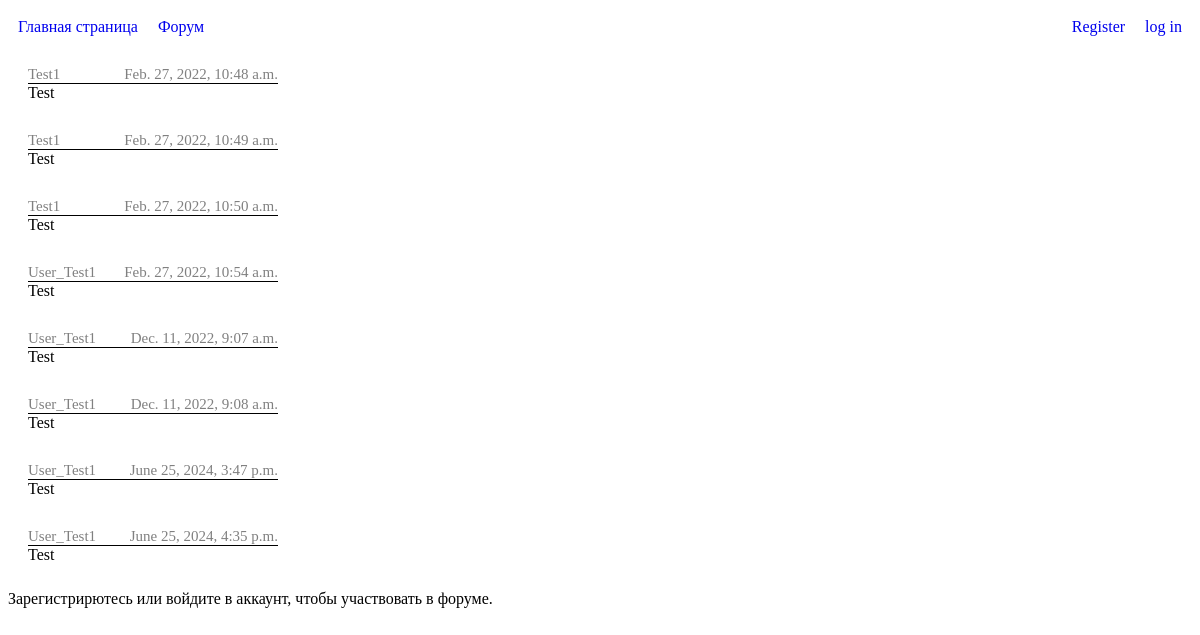
Before: /forum/ with the older database file.
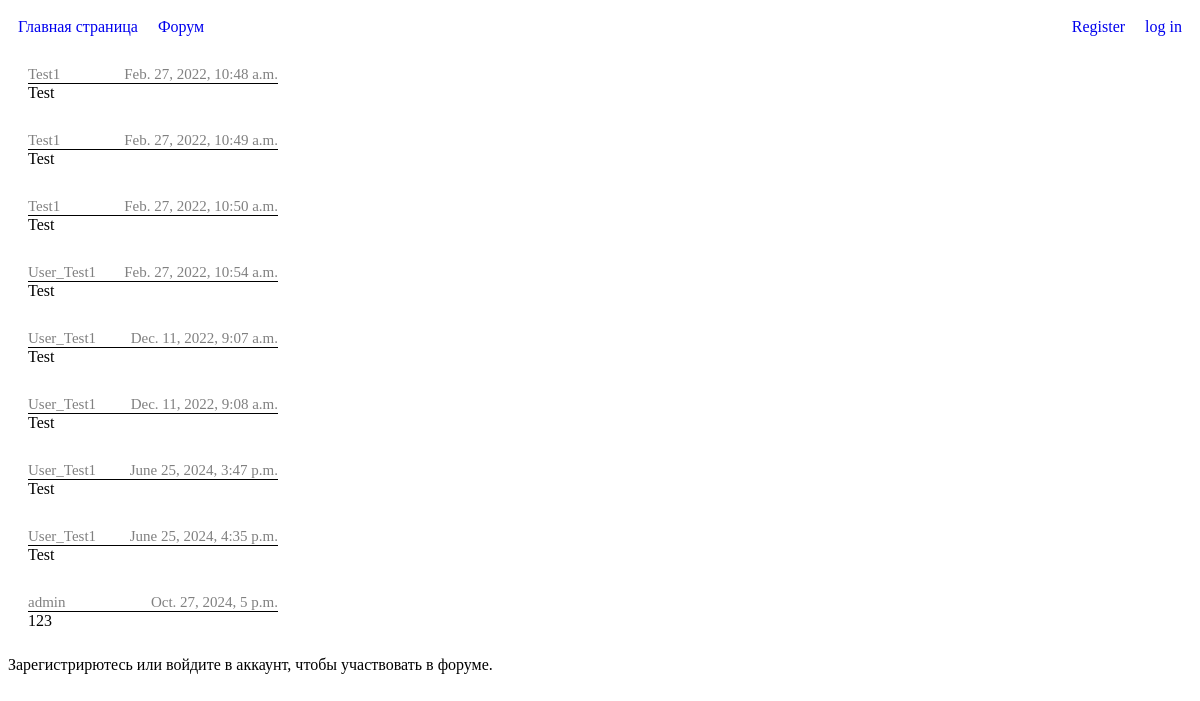
After: the same page with the newer database file.
### Site_app/models.py (models this page shows, shortened)
class Forum(models.Model):
    text = models.CharField(max_length=500)
    date_added = models.DateTimeField(auto_now_add=True)
    user_name = models.CharField(max_length=50)

### Site_app/views.py (the view, shortened to what this page needs)
# urls.py: path('forum/', views.forum, name='forum'),
def forum(request):
    forums = Forum.objects.order_by('date_added')
    if request.method != 'POST':
        form = ForumForm()
    context = {'form': form, 'forums': forums}
    return render(request, 'Site_app/forum.html', context)

### Site_app/templates/Site_app/forum.html
{% extends "Site_app/base.html" %}
{% block content %}
    {% for forum in forums %}
        <div class="forum_block">
            <div class="forum_block_inf">
                <div>{{forum.user_name}}</div>
                <div>{{forum.date_added}}</div>
            </div>
            <div class="forum_block_text">{{ forum.text }}</div>
        </div>
    {% endfor %}
{% if user.is_authenticated %}
    <form method="post" action="{% url 'Site_app:forum' %}" class="forum_form">
        {% csrf_token %}
        {{ form.as_p }}
        <div><button name="submit">Send</button></div>
    </form>
{% else %}
    <p>Зарегистрирютесь или войдите в аккаунт, чтобы участвовать в форуме.</p>
{% endif %}
{% endblock content %}

Changed rows visible on the page:
added Forum: user_name "admin", date_added "Oct. 27, 2024, 5 p.m.", text "123"
